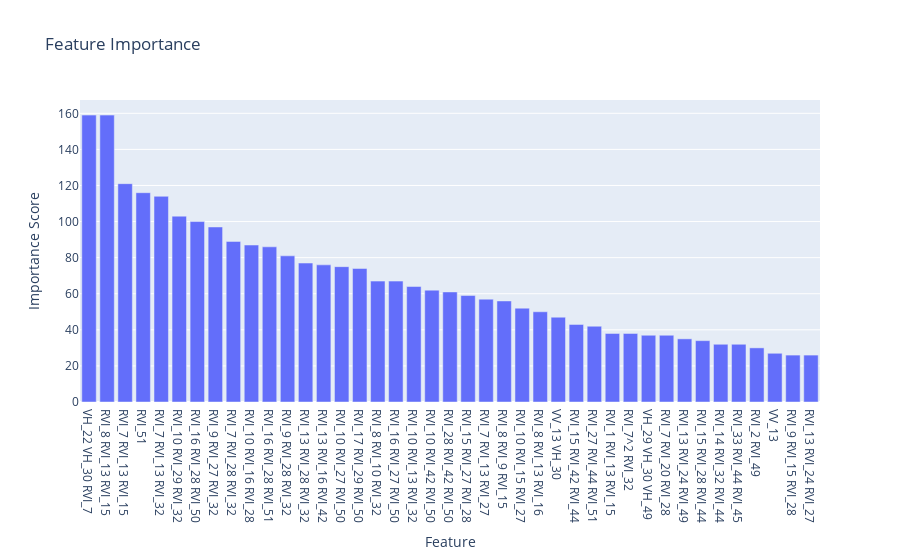

Notebook cell for this chart:
### Code cell
sorted_features = sorted(feat_imp.items(), key=lambda x: x[1], reverse=True)
features = [item[0] for item in sorted_features]
importance_scores = [item[1] for item in sorted_features]

fig = go.Figure(data=[go.Bar(x=features, y=importance_scores)])
fig.update_layout(title='Feature Importance', xaxis_title='Feature', yaxis_title='Importance Score')
fig.show()

### Figure 1 — Plotly figure (JSON) as saved in the notebook; plotly's stock layout.template omitted (floating-point values rounded to 4 significant figures)
{"data": [{"type": "bar", "x": ["VH_22 VH_30 RVI_7", "RVI_8 RVI_13 RVI_15", "RVI_7 RVI_13 RVI_15", "RVI_51", "RVI_7 RVI_13 RVI_32", "RVI_10 RVI_29 RVI_32", "RVI_16 RVI_28 RVI_50", "RVI_9 RVI_27 RVI_32", "RVI_7 RVI_28 RVI_32", "RVI_10 RVI_16 RVI_28", "RVI_16 RVI_28 RVI_51", "RVI_9 RVI_28 RVI_32", "RVI_13 RVI_28 RVI_32", "RVI_13 RVI_16 RVI_42", "RVI_10 RVI_27 RVI_50", "RVI_17 RVI_29 RVI_50", "RVI_8 RVI_10 RVI_32", "RVI_16 RVI_27 RVI_50", "RVI_10 RVI_13 RVI_32", "RVI_10 RVI_42 RVI_50", "RVI_28 RVI_42 RVI_50", "RVI_15 RVI_27 RVI_28", "RVI_7 RVI_13 RVI_27", "RVI_8 RVI_9 RVI_15", "RVI_10 RVI_15 RVI_27", "RVI_8 RVI_13 RVI_16", "VV_13 VH_30", "RVI_15 RVI_42 RVI_44", "RVI_27 RVI_44 RVI_51", "RVI_1 RVI_13 RVI_15", "RVI_7^2 RVI_32", "VH_29 VH_30 VH_49", "RVI_7 RVI_20 RVI_28", "RVI_13 RVI_24 RVI_49", "RVI_15 RVI_28 RVI_44", "RVI_14 RVI_32 RVI_44", "RVI_33 RVI_44 RVI_45", "RVI_2 RVI_49", "VV_13", "RVI_9 RVI_15 RVI_28", "RVI_13 RVI_24 RVI_27"], "y": [159, 159, 121, 116, 114, 103, 100, 97, 89, 87, 86, 81, 77, 76, 75, 74, 67, 67, 64, 62, 61, 59, 57, 56, 52, 50, 47, 43, 42, 38, 38, 37, 37, 35, 34, 32, 32, 30, 27, 26, 26]}], "layout": {"title": {"text": "Feature Importance"}, "xaxis": {"title": {"text": "Feature"}}, "yaxis": {"title": {"text": "Importance Score"}}}}
